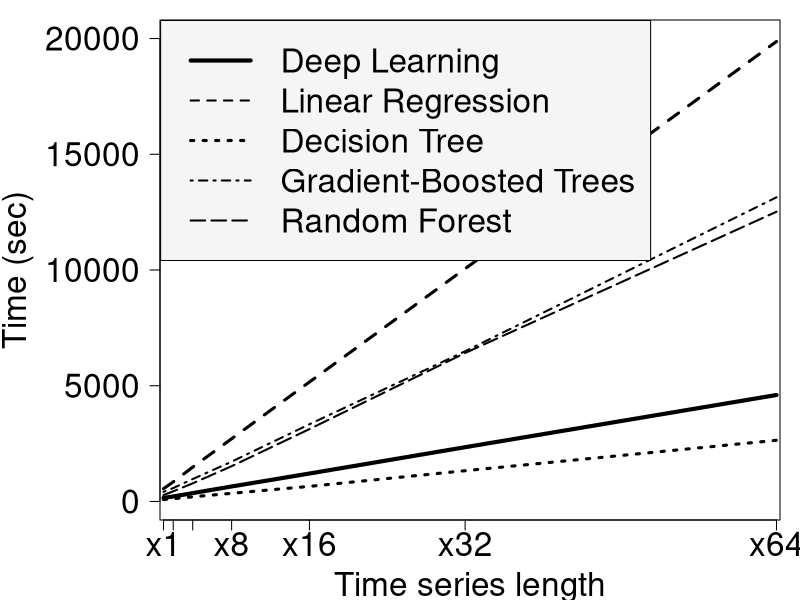

Write the R code that produced this figure.
dl = c(153,218,361,649,1209,2346,4601)
ln = c(553,846,1483,2710,5162,10057,19871)
dt = c(81,120,201,353,653,1329,2644)
gb = c(277,440,783,1525,3128,6416, 12518)
rf = c(417,581,968,1720,3336,6490,13141)

factors = c(1,2,4,8,16,32,64)

#par(mar=c(5,6,4,2)+1)

pdf("/Users/josftm/Downloads/image.pdf",height = 7, width = 12.4)
par(mar=c(3,7,0,0)+1)

plot(factors, dl, type = "n", 
     las=1,
     xlab="Time series length", 
     ylab = "",
     xaxt = "n",
     cex.lab=2, 
     cex.axis=2,
     ylim = c(0,20000),
     xlim = c(3,62)
     )
mtext("Time (sec)",side=2.2, line=6.5, cex = 2 )
axis(1, at=factors, labels=c("x1","x2","x4","x8","x16","x32","x64"), cex.axis=2 )

#points(factors,dl,cex=1,pch=16,col="black")
lines(x=factors, y= dl, lwd=4)

#points(factors,ln,cex=1,pch=0,col="black")
lines(x=factors, y= ln, lwd=3,lty=2)

#points(factors,dt,cex=1,pch="+",col="black")
lines(x=factors, y= dt, lty=3, lwd=3)

#points(factors,gb,cex=1,pch=17,col="black")
lines(x=factors, y= gb,  lty=5, lwd=2)

#points(factors,rf,cex=1,pch=18,col="black")
lines(x=factors, y= rf, lty=4, lwd=2)

legend("topleft",
       inset=.001,
       cex = 2,
       c("Deep Learning","Linear Regression", "Decision Tree","Gradient-Boosted Trees","Random Forest"),
       horiz=FALSE,
       lty=c(1,2,3,4,5),
       lwd=c(4,2,3,2,2),
       #pch=c(16,0,"+",18,17),
       col=c("black","black"),
       bg="grey96")

dev.off()